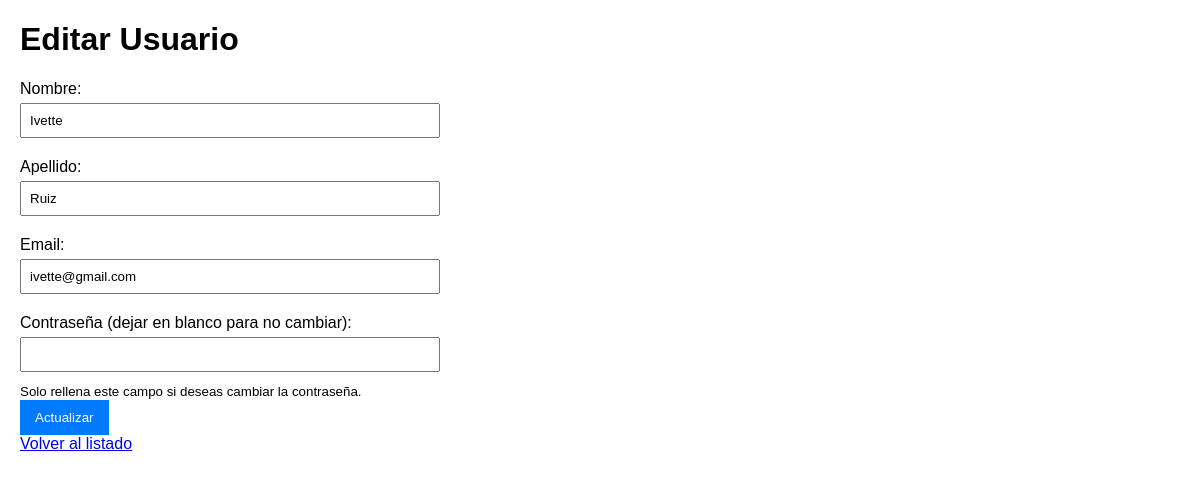
The page /editar/4/ on the database its author committed.
### app_usuario/models.py (models this page shows, shortened)
class Usuario(models.Model):
    id_usuario = models.AutoField(primary_key=True)
    nombre = models.CharField(max_length=100)
    apellido = models.CharField(max_length=100)
    email = models.EmailField(unique=True)
    contrasena = models.CharField(max_length=128)
    fecha_registro = models.DateTimeField(auto_now_add=True)

### app_usuario/views.py (the view, shortened to what this page needs)
# urls.py: path('editar/<int:id_usuario>/', views.editar_usuario, name='editar_usuario'),
def editar_usuario(request, id_usuario):
    usuario = get_object_or_404(Usuario, id_usuario=id_usuario)
    return render(request, 'editar_usuario.html', {'usuario': usuario})

### app_usuario/templates/editar_usuario.html (shortened to what this page needs)
<!DOCTYPE html>
<html lang="es">
<head>
</head>
<body>
    <h1>Editar Usuario</h1>
    <form method="post">
        <label for="nombre">Nombre:</label>
        <input type="text" id="nombre" name="nombre" value="{{ usuario.nombre }}" required>
        <label for="apellido">Apellido:</label>
        <input type="text" id="apellido" name="apellido" value="{{ usuario.apellido }}" required>
        <label for="email">Email:</label>
        <input type="email" id="email" name="email" value="{{ usuario.email }}" required>
        <label for="contrasena">Contraseña (dejar en blanco para no cambiar):</label>
        <input type="password" id="contrasena" name="contrasena">
        <small>Solo rellena este campo si deseas cambiar la contraseña.</small>
        <button type="submit">Actualizar</button>
    </form>
    <a href="{% url 'listar_usuarios' %}">Volver al listado</a>
</body>
</html>

### app_usuario/templates/editar_usuario.html (style rules this page uses)
body { font-family: Arial, sans-serif; margin: 20px; }
form { max-width: 400px; }
label { display: block; margin: 10px 0 5px; }
input[type="text"], input[type="email"], input[type="password"] { width: 100%; padding: 8px; margin-bottom: 10px; }
button { background-color: #007BFF; color: white; padding: 10px 15px; border: none; cursor: pointer; }

### rows shown on the page
Usuario: nombre "Ivette", apellido "Ruiz", email "ivette@gmail.com"
